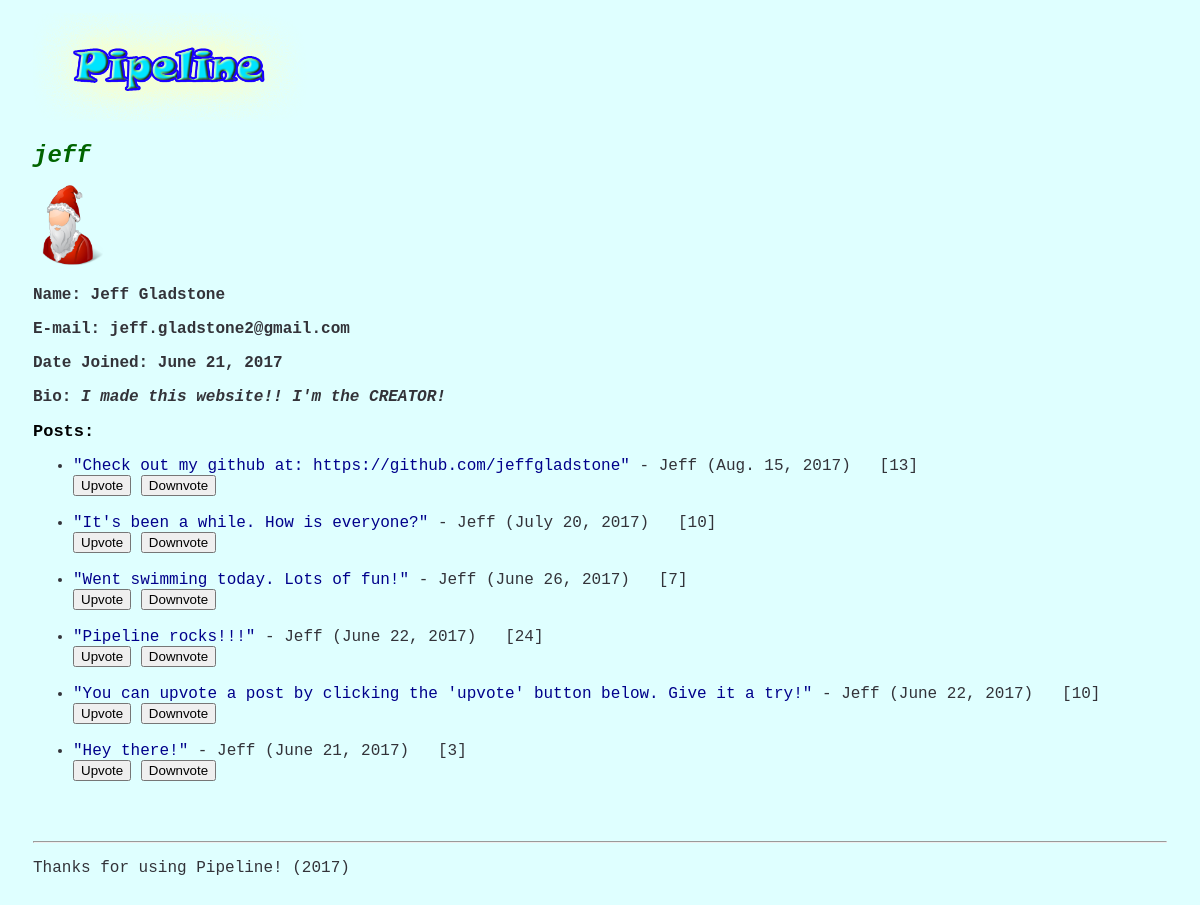
The app's page /profile/1/, older data.
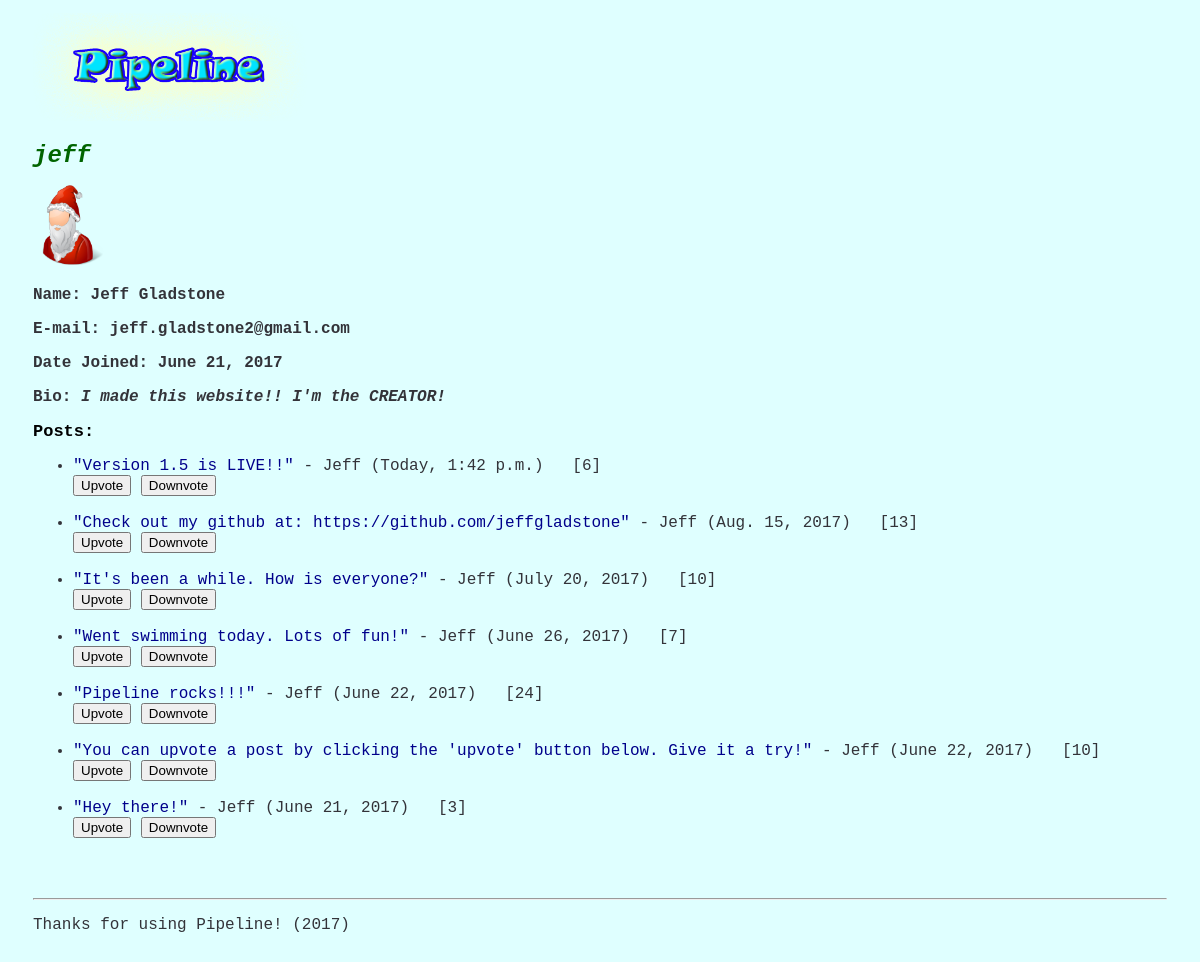
The same page, newer data.
### posts/models.py (models this page shows, shortened)
class Profile(models.Model):
    user = models.OneToOneField(User, on_delete=models.CASCADE)
    bio = models.TextField(max_length=500, blank=True)
    avatar = models.TextField(max_length=100, default = 'no_avatar', blank=True)

class Post(models.Model):
    message = models.CharField(max_length=100)
    post_date = models.DateTimeField()
    user = models.ForeignKey(User, null = True, blank = True)
    votes = models.IntegerField()

### pipeline/views.py (the view)
# urls.py: url(r'^profile/(?P<user_id>\d{1,3})/$', profile),
def profile(request, user_id):
    now = datetime.datetime.now()
    users = User.objects.all()
    try:
        user_id = int(user_id)
    except ValueError:
        raise Http404()
    unsorted_posts = Post.objects.filter(user = user_id)
    recent_posts = sort_posts_recent(unsorted_posts)
    return render(request, 'profile.html', {'users': users, 'you': request.user, 'user_id': user_id, 'posts': recent_posts, 'current_date': now})

### pipeline/views.py (called while the page is built)
def sort_posts_recent(posts_data):
    post_tuples = [(single_post.post_date, single_post) for single_post in posts_data]
    sorted_posts = [item[1] for item in sorted(post_tuples, key=lambda tup: tup[0], reverse=True)]
    return sorted_posts

### templates/profile.html (shortened to what this page needs)
{% extends "base.html" %}
{% block content %}
{% load static %}
<h1><i>{% for user in users %}{% if user.id == user_id %}{{ user.username }}{% endif %}{% endfor %}</i></h1>
<h2>
    {% for user in users %}
    {% if user.id == user_id %}
        {% if user.profile.avatar == 'no_avatar' %}<img src = "{% static 'avatars/no_avatar.png' %}" alt = "No Avatar" width = "70px">
        {% elif user.profile.avatar == 'avatar1' %}<img src = "{% static 'avatars/avatar1.png' %}" alt = "Avatar 1" width = "80px">
        {% elif user.profile.avatar == 'avatar2' %}<img src = "{% static 'avatars/avatar2.png' %}" alt = "Avatar 2" width = "80px">
        {% elif user.profile.avatar == 'avatar3' %}<img src = "{% static 'avatars/avatar3.png' %}" alt = "Avatar 3" width = "80px">
        {% elif user.profile.avatar == 'avatar4' %}<img src = "{% static 'avatars/avatar4.png' %}" alt = "Avatar 4" width = "80px">
        {% elif user.profile.avatar == 'avatar5' %}<img src = "{% static 'avatars/avatar5.png' %}" alt = "Avatar 5" width = "80px">
        {% elif user.profile.avatar == 'avatar6' %}<img src = "{% static 'avatars/avatar6.png' %}" alt = "Avatar 6" width = "80px">
        {% elif user.profile.avatar == 'avatar7' %}<img src = "{% static 'avatars/avatar7.png' %}" alt = "Avatar 7" width = "80px">
        {% elif user.profile.avatar == 'avatar8' %}<img src = "{% static 'avatars/avatar8.png' %}" alt = "Avatar 8" width = "80px">
        {% elif user.profile.avatar == 'avatar9' %}<img src = "{% static 'avatars/avatar9.png' %}" alt = "Avatar 9" width = "80px">
        {% elif user.profile.avatar == 'avatar10' %}<img src = "{% static 'avatars/avatar10.png' %}" alt = "Avatar 10" width = "80px">{% endif %}
    <p>Name: {{ user.first_name | capfirst }} {{ user.last_name | capfirst }}</p>
    <p>E-mail: {{ user.email }}</p>
    <p>Date Joined: {{ user.date_joined.date }}</p>
    {% if user.profile.bio %}<p>Bio: <i>{{ user.profile.bio }}</i></p>
    {% else %}{% if you.id == user_id %}
        <p>Bio: <a href = "/../../profile/{{ user.id }}/update/bio">(Insert bio here)</a></p>
    {% endif %}{% endif %}
    Posts: {% if not posts %}<p style='display: inline;'>No available posts.</p>{% endif %}</h2>
    <p>
    <ul>
	{% for post in posts %}
	<li><a href = "/post/{{post.id}}">"{{ post.message }}"</a> - {{ post.user.username | capfirst }} {% if post.post_date.date == current_date.date %}(Today, {{ post.post_date.time }}){% else %}({{ post.post_date.date }}){% endif %} &nbsp; [{{ post.votes }}]</li>
<form action="/post/{{post.id}}" method="get">
    <input type="submit" name = "q" value="Upvote"></form>
<form action="/post/{{post.id}}" method="get">
    <input type="submit" name = "q" value="Downvote">
</form>
{% endfor %}
</ul>
</p>
{% endif %}
{% endfor %}
{% endblock %}

Row changes from the older to the newer data that the page shows:
added Post: message "Version 1.5 is LIVE!!", user.username "Jeff", post_date.time "1:42 p.m.", votes "6"
